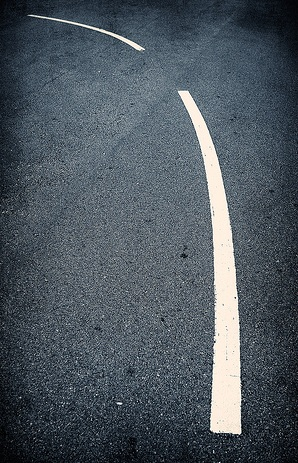
#> input picture line detection/white-line-left.jpg, 298 x 463 px
$ python maybeOG.py   (Python 2 division)
#> lines starting #> are read from the running program, lines starting #| are printed output that depends on the picture
import Image, ImageDraw, ImageFont

def processimage():
        im = Image.open('white-line-left.jpg') # open the Image file
#> im is the input picture: PIL image 298x463 RGB; mean R, G, B 77.2, 86.7, 94.7
        rgb_im = im.convert('RGB') #convert the image to RGB type
        width, height = rgb_im.size # get height and width of image
#> width = 298; height = 463
        pix=im.load()  # load all pixels of image in an list called "pix"
        print width, height
#| 298 463

        y=int (height-(height/4)) # Height 1 to start looking for line
#> y = 348
        r,g,b=pix[0,y]  # Get the RBG value at this heigh
#> r = 19; g = 26; b = 32
        averagecolorvalue=r+g+b # Use these values to initialize the average color value at this point
#> averagecolorvalue = 77
        roadstarted1=0 #variable used to store the starting point of line at height 1
        # We will loop through the width of image at height 1 and get the average color value
        for x in range (0,width):
             r,g,b= pix[x,y] # rbg value of pixel
             currentcolor=r+g+b # get color value of pixel
             averagecolorvalue=(averagecolorvalue+currentcolor)/2 #Calculate Average
#> this loop made 298 passes
#> (r, g, b, currentcolor, averagecolorvalue) on passes 1 to 3: (19, 26, 32, 77, 77), (35, 42, 48, 125, 101), (13, 20, 26, 59, 80)
#> after the loop, averagecolorvalue = 97
        # we will loop through the width again this time searching for start of line
        for x in range (0,width):
             # We will extract r,g,b values of pixels at x, y to x,y+10
             r,g,b= pix[x,y]      # rbg value of pixel
             r1,g1,b1= pix[x,y+1] # rbg value of pixel
             r2,g2,b2= pix[x,y+2] # rbg value of pixel
             r3,g3,b3= pix[x,y+3] # rbg value of pixel
             r4,g4,b4= pix[x,y+4] # rbg value of pixel
             r5,g5,b5= pix[x,y+5] # rbg value of pixel
             r6,g6,b6= pix[x,y+6] # rbg value of pixel
             r7,g7,b7= pix[x,y+7] # rbg value of pixel
             r8,g8,b8= pix[x,y+8] # rbg value of pixel
             r9,g9,b9= pix[x,y+9] # rbg value of pixel
             r10,g10,b10= pix[x,y+10] # rbg value of pixel
             #We will now use the average value of pixels x,y to x,y+10
             currentcolor=((r+g+b)+(r1+g1+b1)+(r2+g2+b2)+(r3+g3+b3)+(r4+g4+b4)+(r5+g5+b5)+(r6+g6+b6)+(r7+g7+b7)+(r8+g8+b8)+(r9+g9+b9)+(r10+g10+b10))/11# get average color value of pixel
             # First condition for line detection
             if (currentcolor > averagecolorvalue + 300 ):
                 #when in this if statement we will perfrom another check
                 #This time we will extract r,g,b values of pixels from x,y to x+10, y
                 r1,g1,b1= pix[x+1,y] # rbg value of pixel
                 r2,g2,b2= pix[x+2,y] # rbg value of pixel
                 r3,g3,b3= pix[x+3,y] # rbg value of pixel
                 r4,g4,b4= pix[x+4,y] # rbg value of pixel
                 r5,g5,b5= pix[x+5,y] # rbg value of pixel
                 r6,g6,b6= pix[x+6,y] # rbg value of pixel
                 r7,g7,b7= pix[x+7,y] # rbg value of pixel
                 r8,g8,b8= pix[x+8,y] # rbg value of pixel
                 r9,g9,b9= pix[x+9,y] # rbg value of pixel
                 r10,g10,b10= pix[x+10,y] # rbg value of pixel
                 #we will calculate the average of x,y to x+1,y
                 currentcolor=((r+g+b)+(r1+g1+b1)+(r2+g2+b2)+(r3+g3+b3)+(r4+g4+b4)+(r5+g5+b5)+(r6+g6+b6)+(r7+g7+b7)+(r8+g8+b8)+(r9+g9+b9)+(r10+g10+b10))/11# get avarage color value of pixel
                 #Second condition for line detection
                 if (currentcolor > averagecolorvalue + 300 ):
                         #If this condition is true, we have detected a line
                         roadstarted1=x # store the x value of line
                         break # Break out of loop
#> this loop made 214 passes
#> (r, g, b) on passes 1 to 3: (19, 26, 32), (35, 42, 48), (13, 20, 26)
        # We will now draw a red cricle at the point where we have deteced a line
        draw = ImageDraw.Draw(im)
        # The circle will help us manually verify our algorithum
        draw.ellipse((roadstarted1, y, roadstarted1+10, y+10), fill=(255, 0, 0)) # Draw a circle
        im.save("white-line-modified.jpg","JPEG") #Save the changes to circile in a new image file
        # Now we will repeat the whole process at a different height 2
        # We will not calculate the average again but use the average calculated above
        y=int (height-(height*(0.75)))
        roadstarted2=0
        for x in range (0,width):
             r,g,b= pix[x,y] # rbg value of pixel
             r1,g1,b1= pix[x,y+1] # rbg value of pixel
             r2,g2,b2= pix[x,y+2] # rbg value of pixel
             r3,g3,b3= pix[x,y+3] # rbg value of pixel
             r4,g4,b4= pix[x,y+4] # rbg value of pixel
             r5,g5,b5= pix[x,y+5] # rbg value of pixel
             r6,g6,b6= pix[x,y+6] # rbg value of pixel
             r7,g7,b7= pix[x,y+7] # rbg value of pixel
             r8,g8,b8= pix[x,y+8] # rbg value of pixel
             r9,g9,b9= pix[x,y+9] # rbg value of pixel
             r10,g10,b10= pix[x,y+10] # rbg value of pixel
             currentcolor=((r+g+b)+(r1+g1+b1)+(r2+g2+b2)+(r3+g3+b3)+(r4+g4+b4)+(r5+g5+b5)+(r6+g6+b6)+(r7+g7+b7)+(r8+g8+b8)+(r9+g9+b9)+(r10+g10+b10))/11# get color value of pixel
             if (currentcolor > averagecolorvalue + 300 ):
                #when in this if statement we will perfrom another check
                 #This time we will extract r,g,b values of pixels from x,y to x+10, y
                 r1,g1,b1= pix[x+1,y] # rbg value of pixel
                 r2,g2,b2= pix[x+2,y] # rbg value of pixel
                 r3,g3,b3= pix[x+3,y] # rbg value of pixel
                 r4,g4,b4= pix[x+4,y] # rbg value of pixel
                 r5,g5,b5= pix[x+5,y] # rbg value of pixel
                 r6,g6,b6= pix[x+6,y] # rbg value of pixel
                 r7,g7,b7= pix[x+7,y] # rbg value of pixel
                 r8,g8,b8= pix[x+8,y] # rbg value of pixel
                 r9,g9,b9= pix[x+9,y] # rbg value of pixel
                 r10,g10,b10= pix[x+10,y] # rbg value of pixel
                 #we will calculate the average of x,y to x+1,y
                 currentcolor=((r+g+b)+(r1+g1+b1)+(r2+g2+b2)+(r3+g3+b3)+(r4+g4+b4)+(r5+g5+b5)+(r6+g6+b6)+(r7+g7+b7)+(r8+g8+b8)+(r9+g9+b9)+(r10+g10+b10))/11# get avarage color value of pixel
                 #Second condition for line detection
                 if (currentcolor > averagecolorvalue + 300 ):
                         #If this condition is true, we have detected a line
                         roadstarted2=x # store the x value of line
                         break # Break out of loop
        # We will now draw a red cricle at the point where we have deteced a line

        draw = ImageDraw.Draw(im)
        draw.ellipse((roadstarted2, y, roadstarted2+10, y+10), fill=(255, 0, 0)) # Draw a circle
        im.save("white-line-modified.jpg","JPEG")
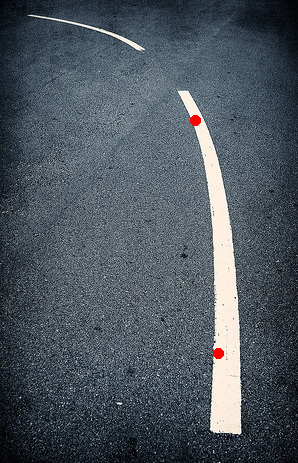
#> saved as white-line-modified.jpg: PIL image 298x463 RGB; mean R, G, B 77.2, 86.3, 94.4

        # logic to see if line is turning right
        if ( roadstarted2 > roadstarted1 +20):
               print "turn right"
               draw.text( (width/2,height/2), "Turn Right")
               im.save("white-line-modified.jpg","JPEG")
       #logic to see if line is turning left
        if ( roadstarted2 < roadstarted1 -20):
               draw.text( (width/2,height/2), "Turn Left", )
               im.save("white-line-modified.jpg","JPEG")
               print "turn left"
       #logic to see if line straight
        if ( roadstarted2 + 19 > roadstarted1 > roadstarted2 - 20 ):
               draw.text( (width/2,height/2), "Go Straight", )
               im.save("white-line-modified.jpg","JPEG")
               print "go straight"
processimage()
